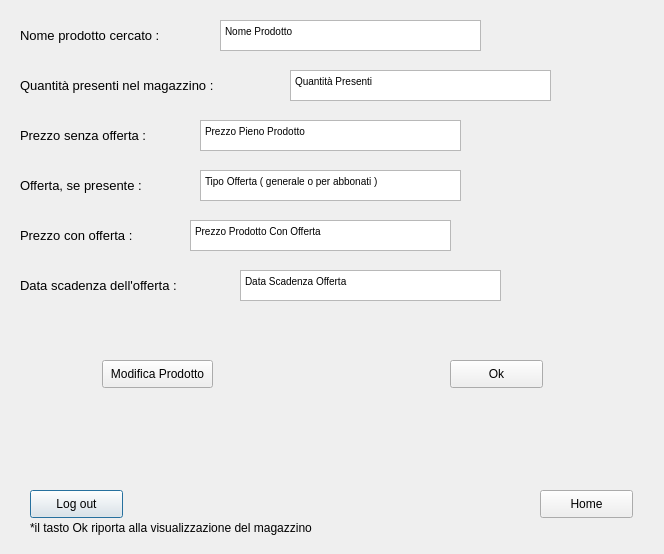
<?xml version="1.0" encoding="UTF-8"?>
<ui version="4.0">
 <class>Dialog</class>
 <widget class="QDialog" name="Dialog">
  <property name="geometry">
   <rect>
    <x>0</x>
    <y>0</y>
    <width>664</width>
    <height>554</height>
   </rect>
  </property>
  <property name="windowTitle">
   <string>Gestione Magazzino</string>
  </property>
  <widget class="QPushButton" name="pushButton_2">
   <property name="geometry">
    <rect>
     <x>30</x>
     <y>490</y>
     <width>93</width>
     <height>28</height>
    </rect>
   </property>
   <property name="text">
    <string>Log out</string>
   </property>
  </widget>
  <widget class="QTextBrowser" name="textBrowser">
   <property name="geometry">
    <rect>
     <x>220</x>
     <y>20</y>
     <width>261</width>
     <height>31</height>
    </rect>
   </property>
   <property name="html">
    <string>&lt;!DOCTYPE HTML PUBLIC &quot;-//W3C//DTD HTML 4.0//EN&quot; &quot;http://www.w3.org/TR/REC-html40/strict.dtd&quot;&gt;
&lt;html&gt;&lt;head&gt;&lt;meta name=&quot;qrichtext&quot; content=&quot;1&quot; /&gt;&lt;style type=&quot;text/css&quot;&gt;
p, li { white-space: pre-wrap; }
&lt;/style&gt;&lt;/head&gt;&lt;body style=&quot; font-family:'MS Shell Dlg 2'; font-size:7.8pt; font-weight:400; font-style:normal;&quot;&gt;
&lt;p style=&quot; margin-top:0px; margin-bottom:0px; margin-left:0px; margin-right:0px; -qt-block-indent:0; text-indent:0px;&quot;&gt;Nome Prodotto&lt;/p&gt;&lt;/body&gt;&lt;/html&gt;</string>
   </property>
  </widget>
  <widget class="QLabel" name="label">
   <property name="geometry">
    <rect>
     <x>20</x>
     <y>20</y>
     <width>181</width>
     <height>31</height>
    </rect>
   </property>
   <property name="font">
    <font>
     <pointsize>10</pointsize>
    </font>
   </property>
   <property name="text">
    <string>Nome prodotto cercato :</string>
   </property>
  </widget>
  <widget class="QLabel" name="label_2">
   <property name="geometry">
    <rect>
     <x>20</x>
     <y>70</y>
     <width>271</width>
     <height>31</height>
    </rect>
   </property>
   <property name="font">
    <font>
     <pointsize>10</pointsize>
    </font>
   </property>
   <property name="text">
    <string>Quantità presenti nel magazzino :</string>
   </property>
  </widget>
  <widget class="QTextBrowser" name="textBrowser_2">
   <property name="geometry">
    <rect>
     <x>290</x>
     <y>70</y>
     <width>261</width>
     <height>31</height>
    </rect>
   </property>
   <property name="html">
    <string>&lt;!DOCTYPE HTML PUBLIC &quot;-//W3C//DTD HTML 4.0//EN&quot; &quot;http://www.w3.org/TR/REC-html40/strict.dtd&quot;&gt;
&lt;html&gt;&lt;head&gt;&lt;meta name=&quot;qrichtext&quot; content=&quot;1&quot; /&gt;&lt;style type=&quot;text/css&quot;&gt;
p, li { white-space: pre-wrap; }
&lt;/style&gt;&lt;/head&gt;&lt;body style=&quot; font-family:'MS Shell Dlg 2'; font-size:7.8pt; font-weight:400; font-style:normal;&quot;&gt;
&lt;p style=&quot; margin-top:0px; margin-bottom:0px; margin-left:0px; margin-right:0px; -qt-block-indent:0; text-indent:0px;&quot;&gt;Quantità Presenti&lt;/p&gt;&lt;/body&gt;&lt;/html&gt;</string>
   </property>
  </widget>
  <widget class="QLabel" name="label_3">
   <property name="geometry">
    <rect>
     <x>20</x>
     <y>120</y>
     <width>271</width>
     <height>31</height>
    </rect>
   </property>
   <property name="font">
    <font>
     <pointsize>10</pointsize>
    </font>
   </property>
   <property name="text">
    <string>Prezzo senza offerta :</string>
   </property>
  </widget>
  <widget class="QTextBrowser" name="textBrowser_3">
   <property name="geometry">
    <rect>
     <x>200</x>
     <y>120</y>
     <width>261</width>
     <height>31</height>
    </rect>
   </property>
   <property name="html">
    <string>&lt;!DOCTYPE HTML PUBLIC &quot;-//W3C//DTD HTML 4.0//EN&quot; &quot;http://www.w3.org/TR/REC-html40/strict.dtd&quot;&gt;
&lt;html&gt;&lt;head&gt;&lt;meta name=&quot;qrichtext&quot; content=&quot;1&quot; /&gt;&lt;style type=&quot;text/css&quot;&gt;
p, li { white-space: pre-wrap; }
&lt;/style&gt;&lt;/head&gt;&lt;body style=&quot; font-family:'MS Shell Dlg 2'; font-size:7.8pt; font-weight:400; font-style:normal;&quot;&gt;
&lt;p style=&quot; margin-top:0px; margin-bottom:0px; margin-left:0px; margin-right:0px; -qt-block-indent:0; text-indent:0px;&quot;&gt;Prezzo Pieno Prodotto&lt;/p&gt;&lt;/body&gt;&lt;/html&gt;</string>
   </property>
  </widget>
  <widget class="QLabel" name="label_4">
   <property name="geometry">
    <rect>
     <x>20</x>
     <y>170</y>
     <width>271</width>
     <height>31</height>
    </rect>
   </property>
   <property name="font">
    <font>
     <pointsize>10</pointsize>
    </font>
   </property>
   <property name="text">
    <string>Offerta, se presente :</string>
   </property>
  </widget>
  <widget class="QTextBrowser" name="textBrowser_4">
   <property name="geometry">
    <rect>
     <x>200</x>
     <y>170</y>
     <width>261</width>
     <height>31</height>
    </rect>
   </property>
   <property name="html">
    <string>&lt;!DOCTYPE HTML PUBLIC &quot;-//W3C//DTD HTML 4.0//EN&quot; &quot;http://www.w3.org/TR/REC-html40/strict.dtd&quot;&gt;
&lt;html&gt;&lt;head&gt;&lt;meta name=&quot;qrichtext&quot; content=&quot;1&quot; /&gt;&lt;style type=&quot;text/css&quot;&gt;
p, li { white-space: pre-wrap; }
&lt;/style&gt;&lt;/head&gt;&lt;body style=&quot; font-family:'MS Shell Dlg 2'; font-size:7.8pt; font-weight:400; font-style:normal;&quot;&gt;
&lt;p style=&quot; margin-top:0px; margin-bottom:0px; margin-left:0px; margin-right:0px; -qt-block-indent:0; text-indent:0px;&quot;&gt;Tipo Offerta ( generale o per abbonati )&lt;/p&gt;&lt;/body&gt;&lt;/html&gt;</string>
   </property>
  </widget>
  <widget class="QLabel" name="label_5">
   <property name="geometry">
    <rect>
     <x>20</x>
     <y>220</y>
     <width>271</width>
     <height>31</height>
    </rect>
   </property>
   <property name="font">
    <font>
     <pointsize>10</pointsize>
    </font>
   </property>
   <property name="text">
    <string>Prezzo con offerta :</string>
   </property>
  </widget>
  <widget class="QTextBrowser" name="textBrowser_5">
   <property name="geometry">
    <rect>
     <x>190</x>
     <y>220</y>
     <width>261</width>
     <height>31</height>
    </rect>
   </property>
   <property name="html">
    <string>&lt;!DOCTYPE HTML PUBLIC &quot;-//W3C//DTD HTML 4.0//EN&quot; &quot;http://www.w3.org/TR/REC-html40/strict.dtd&quot;&gt;
&lt;html&gt;&lt;head&gt;&lt;meta name=&quot;qrichtext&quot; content=&quot;1&quot; /&gt;&lt;style type=&quot;text/css&quot;&gt;
p, li { white-space: pre-wrap; }
&lt;/style&gt;&lt;/head&gt;&lt;body style=&quot; font-family:'MS Shell Dlg 2'; font-size:7.8pt; font-weight:400; font-style:normal;&quot;&gt;
&lt;p style=&quot; margin-top:0px; margin-bottom:0px; margin-left:0px; margin-right:0px; -qt-block-indent:0; text-indent:0px;&quot;&gt;Prezzo Prodotto Con Offerta&lt;/p&gt;&lt;/body&gt;&lt;/html&gt;</string>
   </property>
  </widget>
  <widget class="QLabel" name="label_6">
   <property name="geometry">
    <rect>
     <x>20</x>
     <y>270</y>
     <width>271</width>
     <height>31</height>
    </rect>
   </property>
   <property name="font">
    <font>
     <pointsize>10</pointsize>
    </font>
   </property>
   <property name="text">
    <string>Data scadenza dell'offerta :</string>
   </property>
  </widget>
  <widget class="QTextBrowser" name="textBrowser_6">
   <property name="geometry">
    <rect>
     <x>240</x>
     <y>270</y>
     <width>261</width>
     <height>31</height>
    </rect>
   </property>
   <property name="html">
    <string>&lt;!DOCTYPE HTML PUBLIC &quot;-//W3C//DTD HTML 4.0//EN&quot; &quot;http://www.w3.org/TR/REC-html40/strict.dtd&quot;&gt;
&lt;html&gt;&lt;head&gt;&lt;meta name=&quot;qrichtext&quot; content=&quot;1&quot; /&gt;&lt;style type=&quot;text/css&quot;&gt;
p, li { white-space: pre-wrap; }
&lt;/style&gt;&lt;/head&gt;&lt;body style=&quot; font-family:'MS Shell Dlg 2'; font-size:7.8pt; font-weight:400; font-style:normal;&quot;&gt;
&lt;p style=&quot; margin-top:0px; margin-bottom:0px; margin-left:0px; margin-right:0px; -qt-block-indent:0; text-indent:0px;&quot;&gt;Data Scadenza Offerta&lt;/p&gt;&lt;/body&gt;&lt;/html&gt;</string>
   </property>
  </widget>
  <widget class="QPushButton" name="pushButton_4">
   <property name="geometry">
    <rect>
     <x>450</x>
     <y>360</y>
     <width>93</width>
     <height>28</height>
    </rect>
   </property>
   <property name="text">
    <string>Ok</string>
   </property>
  </widget>
  <widget class="QPushButton" name="pushButton_5">
   <property name="geometry">
    <rect>
     <x>102</x>
     <y>360</y>
     <width>111</width>
     <height>28</height>
    </rect>
   </property>
   <property name="text">
    <string>Modifica Prodotto</string>
   </property>
  </widget>
  <widget class="QPushButton" name="pushButton_6">
   <property name="geometry">
    <rect>
     <x>540</x>
     <y>490</y>
     <width>93</width>
     <height>28</height>
    </rect>
   </property>
   <property name="text">
    <string>Home</string>
   </property>
  </widget>
  <widget class="QLabel" name="label_7">
   <property name="geometry">
    <rect>
     <x>30</x>
     <y>520</y>
     <width>321</width>
     <height>16</height>
    </rect>
   </property>
   <property name="text">
    <string>*il tasto Ok riporta alla visualizzazione del magazzino</string>
   </property>
  </widget>
 </widget>
 <resources/>
 <connections/>
</ui>
